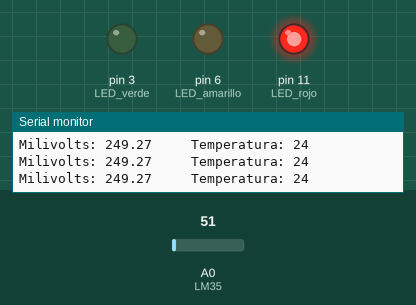
A sketch run on a simulated Arduino Uno, built with avr-gcc and run on an emulated ATmega328P. On the bench: output pins drawn as LEDs (lit = HIGH), the last lines printed to the serial monitor. Inputs (shaded band) come from the test bench; at power-on: A0 (LM35) = 51.

Above: at 1.3 s.
1.4 s: A0 (LM35) set to 75
2.9 s: A0 (LM35) set to 89
At 4.1 s:
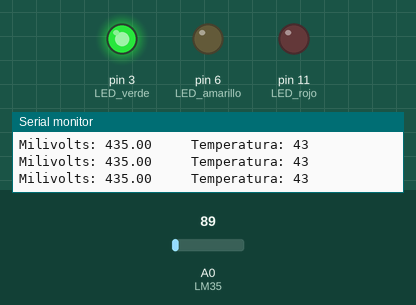
4.5 s: A0 (LM35) set to 112
At 5.4 s:
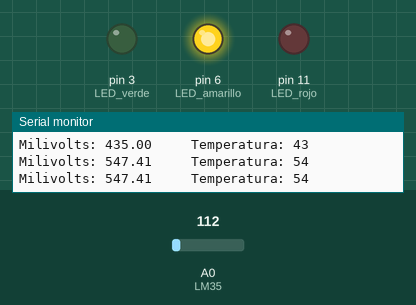
6.0 s: A0 (LM35) set to 136
At 6.6 s:
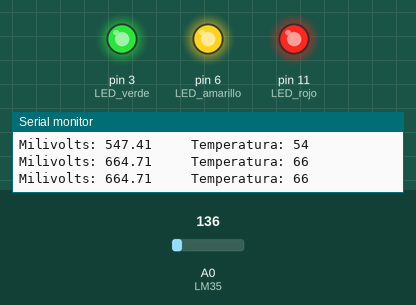
7.5 s: A0 (LM35) set to 86
At 7.9 s:
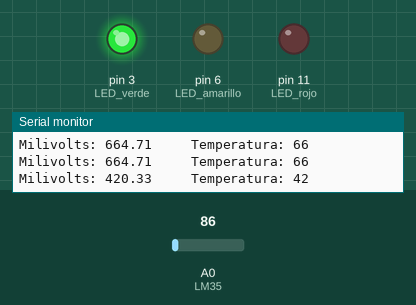
9.0 s: A0 (LM35) set to 71
At 10.3 s:
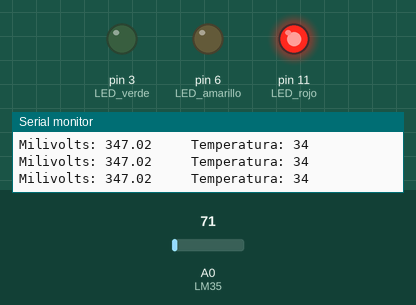
Timing chart, 0 to 11.5 s (numbered marks = the images above; inputs shaded):
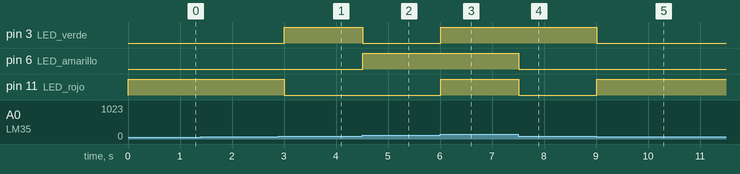

The sketch:

practica4lm35.ino
```cpp
float valorADC;
float milivolts;
int tempC;

int LM35 = 0;

// LEDs
const int LED_rojo = 11;
const int LED_verde = 3;
const int LED_amarillo = 6;

void setup() {
  Serial.begin(9600);

  pinMode(LED_rojo, OUTPUT);
  pinMode(LED_verde, OUTPUT);
  pinMode(LED_amarillo, OUTPUT);
}

void loop() {

  // Leer LM35
  valorADC = analogRead(LM35);

  // Convertir lectura ADC a milivolts
  milivolts = (valorADC * 5000) / 1023;

  // Convertir milivolts a grados Celsius
  tempC = milivolts / 10;

  // Mostrar datos
  Serial.print("Milivolts: ");
  Serial.print(milivolts);

  Serial.print("     Temperatura: ");
  Serial.println(tempC);

  // Apagar todos los LEDs
  digitalWrite(LED_rojo, LOW);
  digitalWrite(LED_verde, LOW);
  digitalWrite(LED_amarillo, LOW);

  // Control de temperatura
  if (tempC < 40) {
    digitalWrite(LED_rojo, HIGH);
  }
  else if (tempC < 50) {
    digitalWrite(LED_verde, HIGH);
  }
  else if (tempC < 60) {
    digitalWrite(LED_amarillo, HIGH);
  }
  else {
    digitalWrite(LED_rojo, HIGH);
    digitalWrite(LED_verde, HIGH);
    digitalWrite(LED_amarillo, HIGH);
  }

  delay(500);
}
```

Measured:
- the behaviour switches between 81 and 82 on A0 (LM35) (found by bisection; images 0 and 1)
- the behaviour switches between 122 and 123 on A0 (LM35) (found by bisection; images 2 and 3)
- after the input at 2.9 s, pin 3 (LED_verde): LOW → HIGH after 0.11 s; pin 11 (LED_rojo): HIGH → LOW after 0.11 s
- after the input at 4.5 s, pin 3 (LED_verde): HIGH → LOW at once; pin 6 (LED_amarillo): LOW → HIGH at once
- after the input at 6.0 s, pin 3 (LED_verde), pin 11 (LED_rojo): LOW → HIGH at once
- after the input at 7.5 s, pin 6 (LED_amarillo), pin 11 (LED_rojo): HIGH → LOW at once
- after the input at 9.0 s, pin 3 (LED_verde): HIGH → LOW at once; pin 11 (LED_rojo): LOW → HIGH at once
